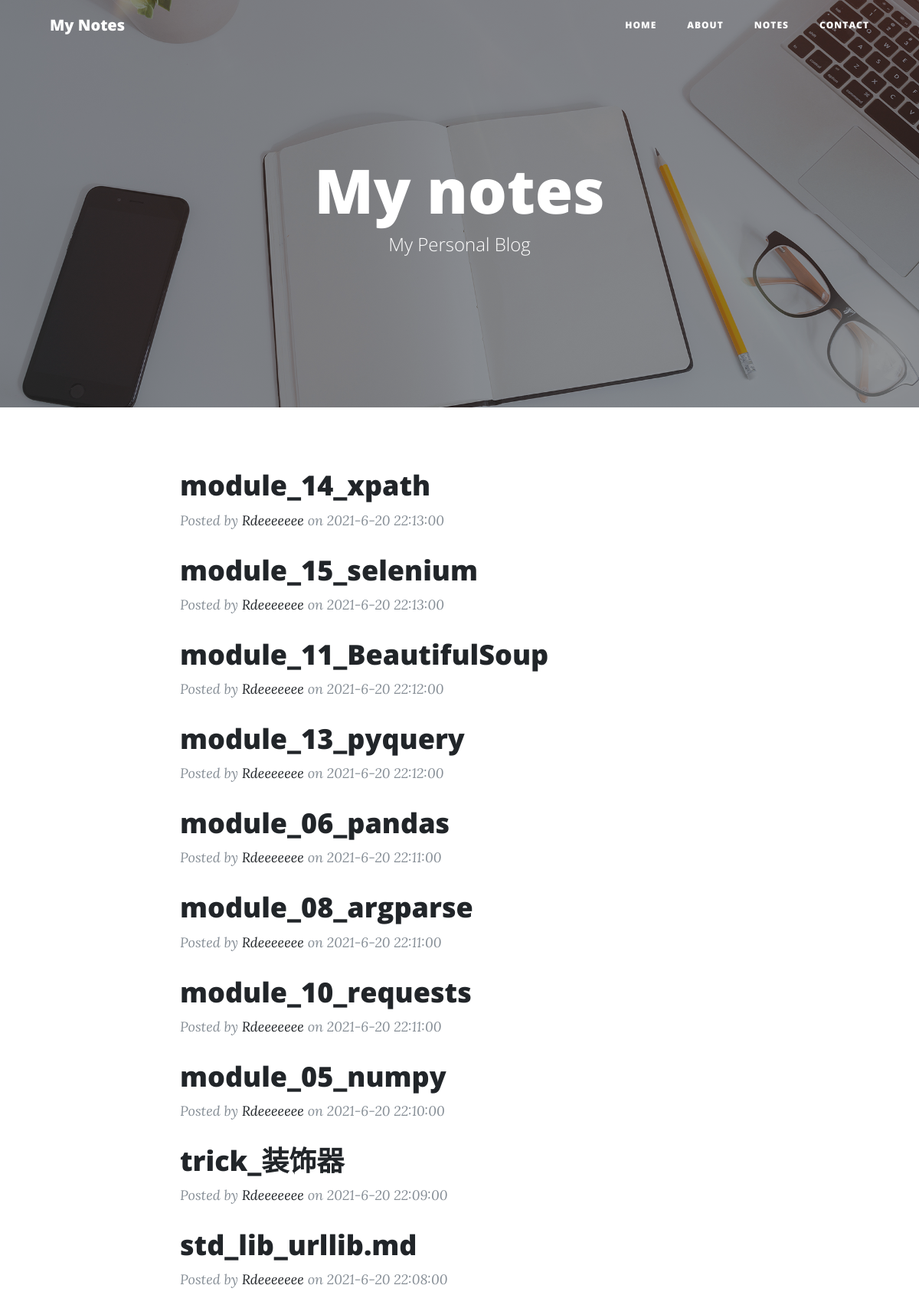
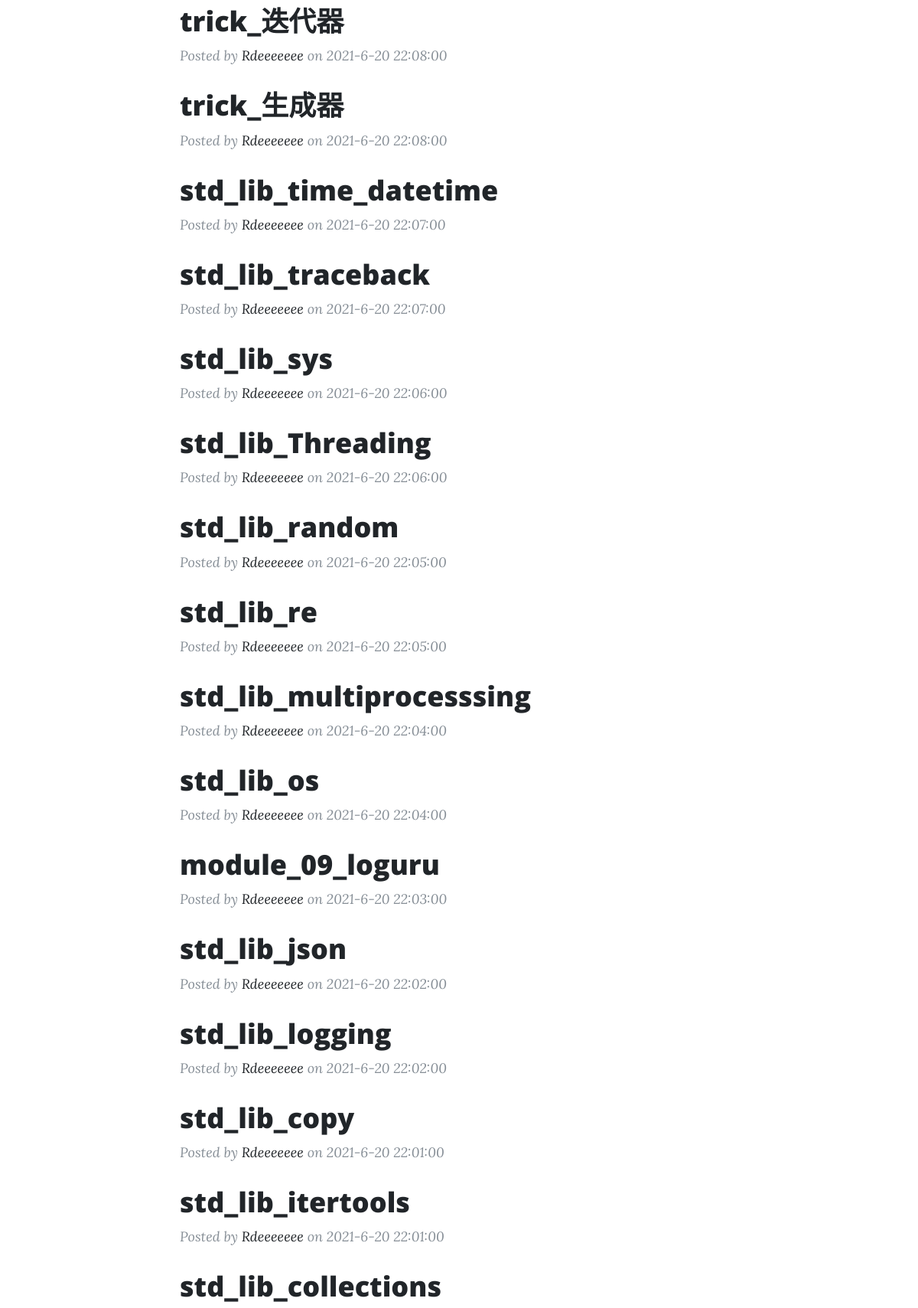
The page / (upper part) on the database its author committed (2 pictures, top to bottom).
### blog/models.py (models this page shows, shortened)
class Post(models.Model):
	title = models.CharField(max_length=70)
	body = models.TextField()
	created_time = models.DateTimeField()
	modified_time = models.DateTimeField()
	excerpt = models.CharField(max_length=200, blank=True)
	category = models.ForeignKey(Category, on_delete=models.CASCADE)
	tags = models.ManyToManyField(Tag, blank=True)
	author = models.ForeignKey(User, on_delete=models.CASCADE)
	def get_absolute_url(self):
		return reverse('blog:detail', kwargs={'pk': self.pk})
	class Meta:
		verbose_name = '文章'
		verbose_name_plural = verbose_name
		ordering = ['-created_time']

### blog/views.py (the view)
# urls.py: path('', views.index, name='index'),
def index(request):
	post_list = Post.objects.all().order_by('-created_time')
	return render(request, 'blog/index.html', context={'post_list': post_list})

### templates/blog/index.html (shortened to what this page needs)
{% extends 'base.html' %}
{% load static %}
{% block title %}
  <h1>My notes</h1>
  <span class="subheading">My Personal Blog</span>
{% endblock title %}
{% block main %}
  <div class="container">
    <div class="row">
      <div class="col-lg-8 col-md-10 mx-auto">
        {% for post in post_list %}
          <div class="post-preview">
            <a href="{{ post.get_absolute_url }}">
              <h2 class="post-title">
                {{ post.title }}
              </h2>
            </a>
            <p class="post-meta">Posted by
              <a href="#">{{ post.author }}</a>
              on {{ post.created_time|date:"Y-n-d H:i:s" }}</p>
          </div>
        {% empty %}
          <div class="no-post">暂时还没有发布的文章！</div>
        {% endfor %}
      </div>
    </div>
  </div>
{% endblock main %}

### rows shown on the page
Post: title "module_14_xpath", author "Rdeeeeeee", created_time "2021-6-20 22:13:00"
Post: title "module_15_selenium", author "Rdeeeeeee", created_time "2021-6-20 22:13:00"
Post: title "module_11_BeautifulSoup", author "Rdeeeeeee", created_time "2021-6-20 22:12:00"
Post: title "module_13_pyquery", author "Rdeeeeeee", created_time "2021-6-20 22:12:00"
Post: title "module_06_pandas", author "Rdeeeeeee", created_time "2021-6-20 22:11:00"
Post: title "module_08_argparse", author "Rdeeeeeee", created_time "2021-6-20 22:11:00"
Post: title "module_10_requests", author "Rdeeeeeee", created_time "2021-6-20 22:11:00"
Post: title "module_05_numpy", author "Rdeeeeeee", created_time "2021-6-20 22:10:00"
Post: title "trick_装饰器", author "Rdeeeeeee", created_time "2021-6-20 22:09:00"
Post: title "std_lib_urllib.md", author "Rdeeeeeee", created_time "2021-6-20 22:08:00"
Post: title "trick_迭代器", author "Rdeeeeeee", created_time "2021-6-20 22:08:00"
Post: title "trick_生成器", author "Rdeeeeeee", created_time "2021-6-20 22:08:00"
Post: title "std_lib_time_datetime", author "Rdeeeeeee", created_time "2021-6-20 22:07:00"
Post: title "std_lib_traceback", author "Rdeeeeeee", created_time "2021-6-20 22:07:00"
Post: title "std_lib_sys", author "Rdeeeeeee", created_time "2021-6-20 22:06:00"
Post: title "std_lib_Threading", author "Rdeeeeeee", created_time "2021-6-20 22:06:00"
Post: title "std_lib_random", author "Rdeeeeeee", created_time "2021-6-20 22:05:00"
Post: title "std_lib_re", author "Rdeeeeeee", created_time "2021-6-20 22:05:00"
Post: title "std_lib_multiprocesssing", author "Rdeeeeeee", created_time "2021-6-20 22:04:00"
Post: title "std_lib_os", author "Rdeeeeeee", created_time "2021-6-20 22:04:00"
Post: title "module_09_loguru", author "Rdeeeeeee", created_time "2021-6-20 22:03:00"
Post: title "std_lib_json", author "Rdeeeeeee", created_time "2021-6-20 22:02:00"
Post: title "std_lib_logging", author "Rdeeeeeee", created_time "2021-6-20 22:02:00"
Post: title "std_lib_copy", author "Rdeeeeeee", created_time "2021-6-20 22:01:00"
Post: title "std_lib_itertools", author "Rdeeeeeee", created_time "2021-6-20 22:01:00"
Post: title "std_lib_collections"
